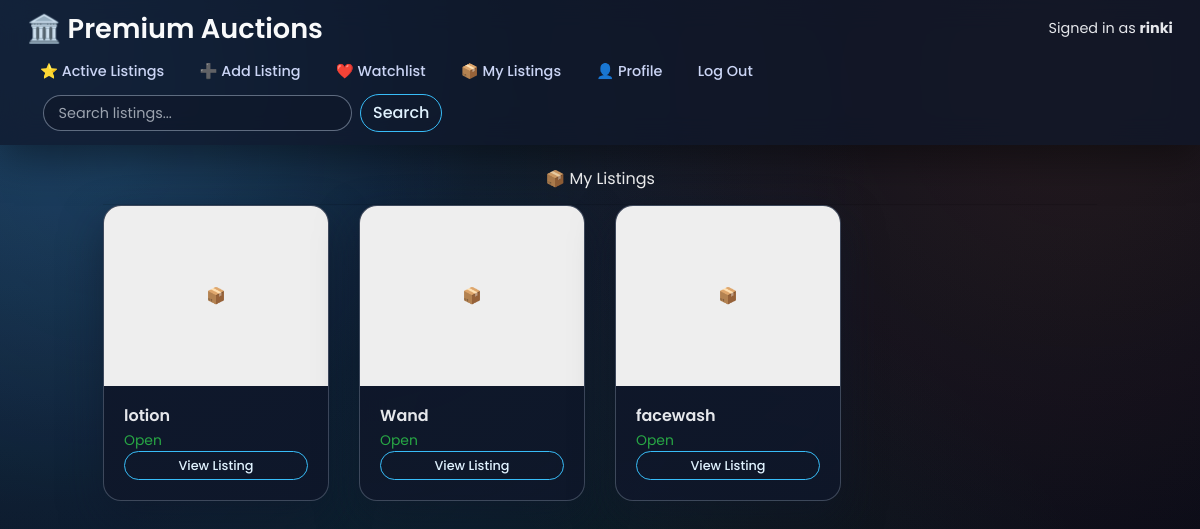
/mylistings/ (signed in), run on an earlier commit of the app's database.
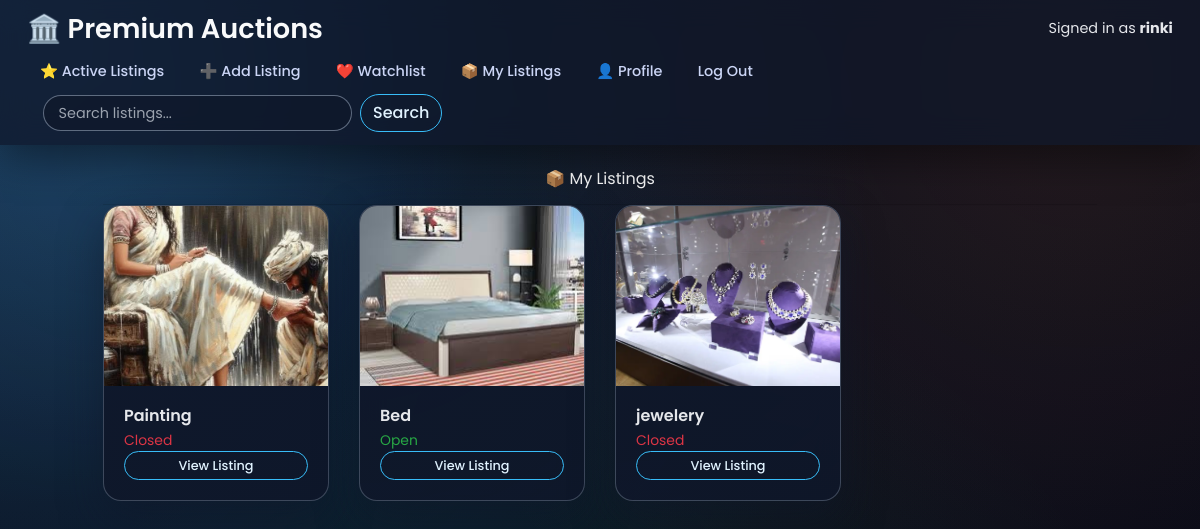
And on a later commit of the database.
### auctions/models.py (models this page shows, shortened)
class Listings(models.Model):
    name = models.CharField(max_length=255)
    image = models.ImageField(upload_to='listing_images/', null=True, blank=True)
    bid_open = models.BooleanField(default=True)
    starting_bid = models.FloatField(default=0.0)
    ending_bid = models.FloatField(null=True, blank=True)
    description = models.TextField()
    owner = models.ForeignKey('User', on_delete=models.CASCADE, related_name="listings")
    created_at = models.DateTimeField(auto_now_add=True)
    winner = models.ForeignKey('User', null=True, blank=True, on_delete=models.SET_NULL, related_name="auctions_won")
    category = models.CharField(max_length=30, choices=CATEGORY_CHOICES, default="art")

### auctions/views.py (the view)
# urls.py: path("mylistings/", views.my_listings, name="my_listings"),
@login_required
def my_listings(request):
    user_listings = Listings.objects.filter(owner=request.user).order_by("-created_at")
    return render(request, "auctions/my_listings.html", {
        "listings": user_listings
    })

### auctions/templates/auctions/my_listings.html
{% extends "auctions/layout.html" %}
{% block body %}
<div class="container mt-4">
    <h2>📦 My Listings</h2>
    <hr>
    {% if listings %}
    <div class="row">
        {% for item in listings %}
        <div class="col-md-4 col-lg-3 mb-4">
            <div class="card">
                {% if item.image %}
                    <img src="{{ item.image.url }}" class="card-img-top" style="height:180px;object-fit:cover;">
                {% else %}
                    <div class="d-flex justify-content-center align-items-center"
                         style="height:180px;background:#eee;">📦</div>
                {% endif %}
                <div class="card-body">
                    <h5>{{ item.name }}</h5>
                    <p class="text-muted small">
                        {% if item.bid_open %}
                            <span class="text-success">Open</span>
                        {% else %}
                            <span class="text-danger">Closed</span>
                        {% endif %}
                    </p>
                    <a href="{% url 'list' item.id %}" class="btn btn-outline-primary btn-sm w-100">
                        View Listing
                    </a>
                </div>
            </div>
        </div>
        {% endfor %}
    </div>
    {% else %}
        <div class="alert alert-info">You haven't created any listings yet.</div>
    {% endif %}
</div>
{% endblock %}

What changed in the data, as far as the page shows it:
removed Listings: name "lotion", bid_open "Open"
removed Listings: name "Wand", bid_open "Open"
removed Listings: name "facewash", bid_open "Open"
added Listings: image (picture), name "Painting", bid_open "Closed"
added Listings: image (picture), name "Bed", bid_open "Open"
added Listings: image (picture), name "jewelery", bid_open "Closed"
